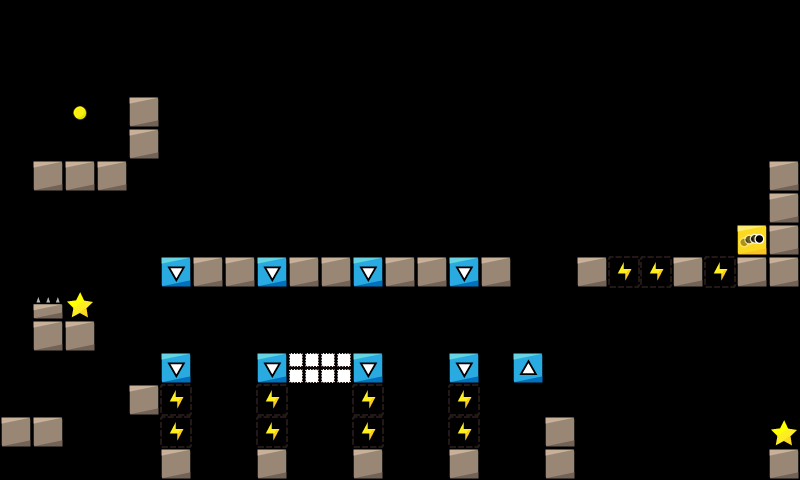

A 2D game scene composited from a Tiled map and its tileset images. What follows is a short description and the map's XML, with each tile layer's data collapsed to a summary:
An orthogonal 25x15 tile map with 32x32 px tiles, 1 tile layer (map) and 5 objects (5x Asteroid).

<map version="1.2" tiledversion="1.2.4" orientation="orthogonal" renderorder="right-down" width="25" height="15" tilewidth="32" tileheight="32" infinite="0" nextlayerid="3" nextobjectid="6">
 <tileset firstgid="1" name="map_tiles" tilewidth="32" tileheight="32" tilecount="225" columns="15">
  <image source="../../img/map_tiles.png" width="480" height="480" />
 </tileset>
 <layer id="1" name="map" width="25" height="15">
  <data>[375 cells, 58 non-empty, 9 distinct tile ids]</data>
 </layer>
 <objectgroup color="#ffaa00" id="2" name="physicsEntity">
  <object id="1" name="Asteroid" x="160" y="96" width="32" height="32">
   <properties>
    <property name="speed" value="1.5" />
   </properties>
  </object>
  <object id="2" name="Asteroid" x="448" y="96" width="32" height="32">
   <properties>
    <property name="speed" value="3" />
   </properties>
  </object>
  <object id="3" name="Asteroid" x="352" y="64" width="32" height="32">
   <properties>
    <property name="speed" value="1.5" />
   </properties>
  </object>
  <object id="4" name="Asteroid" x="544" y="128" width="32" height="32" />
  <object id="5" name="Asteroid" x="256" y="128" width="32" height="32">
   <properties>
    <property name="speed" value="3" />
   </properties>
  </object>
 </objectgroup>
</map>
